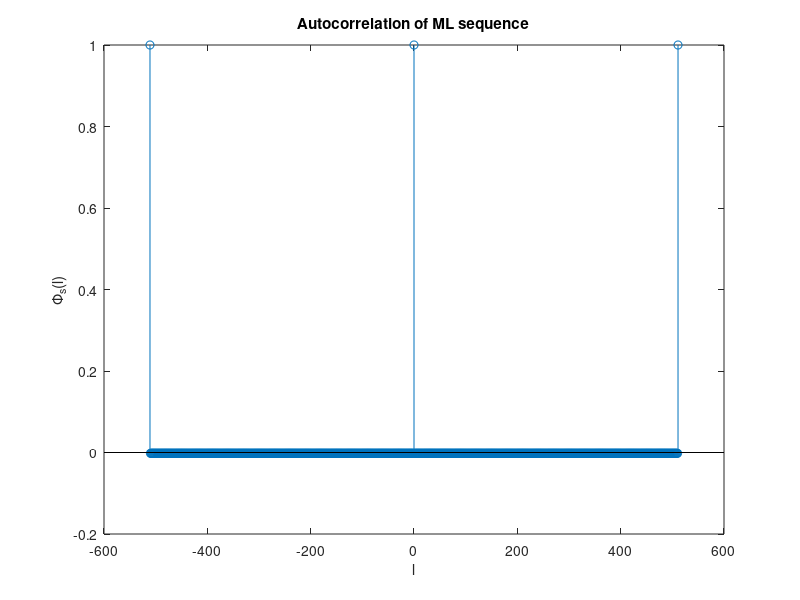

Write the MATLAB code that produced this figure.
% my student id is r13943124
% 1021(octave)
N = 2^9 - 1;
ml_sequence = zeros(1, N+1);
feedback_poly = flip([1 0 0 0 0 1 0 0 0 1]);
s = 4;
initial_state = de2bi(s + 1, 9, 'left-msb');
state = initial_state;
disp(initial_state);

for i = 1:N+1
    ml_sequence(i) = state(end);
    new_bit = mod(sum(state .* feedback_poly(2:10)), 2);
    state = [new_bit, state(1:end-1)]; 
end
disp('b_0 to b_19');
disp(ml_sequence(1:20));

d_n = -2*ml_sequence + 1;
Phi_s = zeros(1, 2*N+1);
for l = -N:N
    sum_val = 0;
    for n = 1:N
        shifted_index = mod(n + l -1, N) + 1;
        sum_val = sum_val + d_n(n) * d_n(shifted_index);
    end
    Phi_s(l + N + 1) = sum_val / N; 
end

figure('Position', [300, 100, 800, 600]);
stem(-N:N, Phi_s);
title('Autocorrelation of ML sequence');
xlabel('l');
ylabel('\Phi_s(l)');
